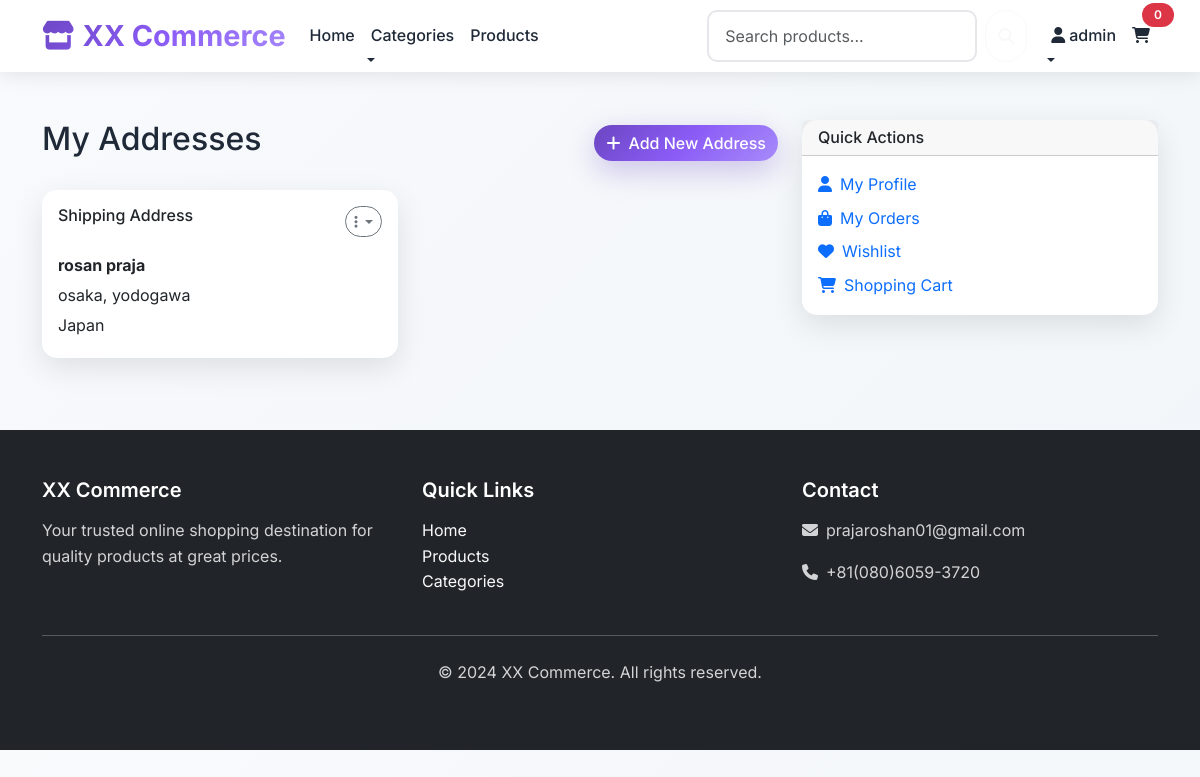
Screenshot of /accounts/addresses/ (signed in) with the database file from the repository.
### store/models.py (models this page shows, shortened)
class TimeStampedModel(models.Model):
    created_at = models.DateTimeField(auto_now_add=True)
    updated_at = models.DateTimeField(auto_now=True)
    class Meta:
        abstract = True

class Address(TimeStampedModel):
    ADDRESS_TYPES = [
        ('shipping', 'Shipping'),
        ('billing', 'Billing'),
    ]
    user = models.ForeignKey(User, on_delete=models.CASCADE, related_name='addresses')
    address_type = models.CharField(max_length=10, choices=ADDRESS_TYPES)
    first_name = models.CharField(max_length=50)
    last_name = models.CharField(max_length=50)
    company = models.CharField(max_length=100, blank=True)
    address_line_1 = models.CharField(max_length=200)
    address_line_2 = models.CharField(max_length=200, blank=True)
    city = models.CharField(max_length=100)
    state = models.CharField(max_length=100)
    postal_code = models.CharField(max_length=20)
    country = models.CharField(max_length=100, default='United States')
    phone = models.CharField(max_length=20, blank=True)
    is_default = models.BooleanField(default=False)
    class Meta:
        ordering = ['-is_default', '-created_at']
        indexes = [
            models.Index(fields=['user', 'address_type']),
            models.Index(fields=['user', 'is_default']),
        ]

### store/views.py (the view)
# urls.py: path('addresses/', views.address_list, name='address_list'),
@login_required
def address_list(request):
    addresses = Address.objects.filter(user=request.user)
    context = {
        'addresses': addresses,
    }
    return render(request, 'store/address_list.html', context)

### store/context_processors.py (called while the page is built, shortened)
def cart(request):
    cart = None
    cart_items = 0
    cart_total = 0
    if request.user.is_authenticated:
        try:
            cart = Cart.objects.filter(user=request.user, is_active=True).first()
            if cart:
                cart_items = cart.total_items
                cart_total = cart.total_price
        except Exception:
            pass
    return {
        'cart': cart,
        'cart_items': cart_items,
        'cart_total': cart_total,
    }

### store/models.py (called while the page is built)
    @property
    def total_items(self):
        return self.items.aggregate(total=models.Sum('quantity'))['total'] or 0

    @property
    def total_price(self):
        total = Decimal('0.00')
        for item in self.items.all():
            total += item.line_total
        return total

### templates/store/address_list.html (shortened to what this page needs)
{% extends 'base.html' %}
{% load static %}
{% block content %}
<div class="container my-5">
    <div class="row">
        <div class="col-md-8">
            <div class="d-flex justify-content-between align-items-center mb-4">
                <h2>My Addresses</h2>
                <a href="{% url 'address_create' %}" class="btn btn-primary">
                    <i class="fas fa-plus me-2"></i>Add New Address
                </a>
            </div>
            {% if addresses %}
                <div class="row">
                    {% for address in addresses %}
                    <div class="col-md-6 mb-4">
                        <div class="card h-100">
                            <div class="card-body">
                                <div class="d-flex justify-content-between align-items-start mb-3">
                                    <h6 class="card-title">
                                        {{ address.address_type|title }} Address
                                    </h6>
                                    <div class="dropdown">
                                        <button class="btn btn-sm btn-outline-secondary dropdown-toggle" type="button" data-bs-toggle="dropdown">
                                            <i class="fas fa-ellipsis-v"></i>
                                        </button>
                                    </div>
                                </div>
                                <div class="address-details">
                                    <p class="mb-1"><strong>{{ address.first_name }} {{ address.last_name }}</strong></p>
                                    <p class="mb-1">{{ address.city }}, {{ address.state }} {{ address.zip_code }}</p>
                                    <p class="mb-1">{{ address.country }}</p>
                                </div>
                            </div>
                        </div>
                    </div>
                    {% endfor %}
                </div>
            {% endif %}
        </div>
        <div class="col-md-4">
            <div class="card">
                <div class="card-header">
                    <h6 class="mb-0">Quick Actions</h6>
                </div>
                <div class="card-body">
                    <ul class="list-unstyled mb-0">
                        <li class="mb-2">
                            <a href="{% url 'profile' %}" class="text-decoration-none">
                                <i class="fas fa-user me-2"></i>My Profile
                            </a>
                        </li>
                        <li class="mb-2">
                            <a href="{% url 'store:order_list' %}" class="text-decoration-none">
                                <i class="fas fa-shopping-bag me-2"></i>My Orders
                            </a>
                        </li>
                        <li class="mb-2">
                            <a href="{% url 'store:wishlist' %}" class="text-decoration-none">
                                <i class="fas fa-heart me-2"></i>Wishlist
                            </a>
                        </li>
                        <li>
                            <a href="{% url 'store:cart' %}" class="text-decoration-none">
                                <i class="fas fa-shopping-cart me-2"></i>Shopping Cart
                            </a>
                        </li>
                    </ul>
                </div>
            </div>
        </div>
    </div>
</div>
{% endblock %}

### templates/base.html (shortened to what this page needs)
{% load static %}
<!DOCTYPE html>
<html lang="en">
<head>
    <link href="https://cdn.jsdelivr.net/npm/bootstrap@5.3.0/dist/css/bootstrap.min.css" rel="stylesheet">
    <link href="https://cdnjs.cloudflare.com/ajax/libs/font-awesome/6.4.0/css/all.min.css" rel="stylesheet">
    <link href="{% static 'css/style.css' %}" rel="stylesheet">
</head>
<body>
    <nav class="navbar navbar-expand-lg navbar-dark bg-dark sticky-top">
        <div class="container">
            <a class="navbar-brand fw-bold" href="{% url 'store:home' %}">
                <i class="fas fa-store me-2"></i>XX Commerce
            </a>
            <div class="collapse navbar-collapse" id="navbarNav">
                <ul class="navbar-nav me-auto">
                    <li class="nav-item">
                        <a class="nav-link" href="{% url 'store:home' %}">Home</a>
                    </li>
                    <li class="nav-item dropdown">
                        <a class="nav-link dropdown-toggle" href="#" role="button" data-bs-toggle="dropdown">
                            Categories
                        </a>
                    </li>
                    <li class="nav-item">
                        <a class="nav-link" href="{% url 'store:product_list' %}">Products</a>
                    </li>
                </ul>
                <form class="d-flex me-3" method="GET" action="{% url 'store:product_list' %}">
                    <input class="form-control me-2" type="search" name="search" placeholder="Search products..." value="{{ request.GET.search }}">
                    <button class="btn btn-outline-light" type="submit">
                        <i class="fas fa-search"></i>
                    </button>
                </form>
                <ul class="navbar-nav">
                    {% if user.is_authenticated %}
                        <li class="nav-item dropdown">
                            <a class="nav-link dropdown-toggle" href="#" role="button" data-bs-toggle="dropdown">
                                <i class="fas fa-user me-1"></i>{{ user.username }}
                            </a>
                        </li>
                    {% endif %}
                    <li class="nav-item">
                        <a class="nav-link position-relative" href="{% url 'store:cart' %}">
                            <i class="fas fa-shopping-cart"></i>
                            <span class="position-absolute top-0 start-100 translate-middle badge rounded-pill bg-danger">
                                {{ cart_items|default:0 }}
                            </span>
                        </a>
                    </li>
                </ul>
            </div>
        </div>
    </nav>
    <main>
        {% block content %}{% endblock %}
    </main>
    <footer class="bg-dark text-light py-5 mt-5">
        <div class="container">
            <div class="row">
                <div class="col-md-4">
                    <h5>XX Commerce</h5>
                    <p>Your trusted online shopping destination for quality products at great prices.</p>
                </div>
                <div class="col-md-4">
                    <h5>Quick Links</h5>
                    <ul class="list-unstyled">
                        <li><a href="{% url 'store:home' %}" class="text-light">Home</a></li>
                        <li><a href="{% url 'store:product_list' %}" class="text-light">Products</a></li>
                        <li><a href="{% url 'store:category_list' %}" class="text-light">Categories</a></li>
                    </ul>
                </div>
                <div class="col-md-4">
                    <h5>Contact</h5>
                    <p><i class="fas fa-envelope me-2"></i>prajaroshan01@gmail.com</p>
                    <p><i class="fas fa-phone me-2"></i>+81(080)6059-3720</p>
                </div>
            </div>
            <hr class="my-4">
            <div class="text-center">
                <p>&copy; 2024 XX Commerce. All rights reserved.</p>
            </div>
        </div>
    </footer>
</body>
</html>

### static/css/style.css (style rules this page uses)
:root { --primary-purple: #6B46C1; --dark-purple: #4C1D95; --light-purple: #A78BFA; --accent-purple: #8B5CF6; --gradient-primary: linear-gradient(135deg, #6B46C1 0%, #8B5CF6 50%, #A78BFA 100%); --gradient-dark: linear-gradient(135deg, #4C1D95 0%, #6B46C1 50%, #8B5CF6 100%); --gradient-rainbow: linear-gradient(45deg, #ff6b6b, #4ecdc4, #45b7d1, #96ceb4, #feca57, #ff9ff3, #54a0ff); --text-light: #F3F4F6; --text-dark: #1F2937; --shadow-purple: 0 10px 30px rgba(107, 70, 193, 0.3); --shadow-dark: 0 20px 40px rgba(0, 0, 0, 0.3); --shadow-glow: 0 0 30px rgba(107, 70, 193, 0.5); --glass-bg: rgba(255, 255, 255, 0.1); --glass-border: rgba(255, 255, 255, 0.2); }
* { box-sizing: border-box; }
body { font-family: 'Inter', 'Segoe UI', Tahoma, Geneva, Verdana, sans-serif; line-height: 1.6; color: var(--text-dark); background: linear-gradient(135deg, #F8FAFC 0%, #F1F5F9 100%); overflow-x: hidden; }
.navbar { background: rgba(255, 255, 255, 0.95) !important; -webkit-backdrop-filter: blur(10px); backdrop-filter: blur(10px); box-shadow: 0 2px 20px rgba(0, 0, 0, 0.1); transition: all 0.3s ease; }
.navbar-brand { font-weight: 800; font-size: 1.8rem; background: var(--gradient-primary); -webkit-background-clip: text; -webkit-text-fill-color: transparent; background-clip: text; }
.navbar-nav .nav-link { font-weight: 500; color: var(--text-dark) !important; transition: all 0.3s ease; position: relative; }
.navbar-nav .nav-link::after { content: ''; position: absolute; bottom: -5px; left: 0; width: 0; height: 2px; background: var(--gradient-primary); transition: width 0.3s ease; }
footer { background: var(--dark-purple); color: var(--text-light); padding: 3rem 0 1rem; }
footer h5 { color: white; font-weight: 600; margin-bottom: 1rem; }
footer p, footer a { color: rgba(255, 255, 255, 0.8); text-decoration: none; transition: color 0.3s ease; }
.btn { border-radius: 25px; font-weight: 500; transition: all 0.3s ease; }
.btn-primary { background: var(--gradient-primary); border: none; color: white; box-shadow: var(--shadow-purple); }
.card { border: none; border-radius: 15px; box-shadow: 0 10px 30px rgba(0, 0, 0, 0.1); transition: all 0.3s ease; }
.form-control { border-radius: 10px; border: 2px solid #E5E7EB; padding: 12px 16px; transition: all 0.3s ease; }
.badge { border-radius: 20px; font-weight: 600; padding: 6px 12px; }
html { scroll-behavior: smooth; }
.form-control { border: 2px solid #E5E7EB; border-radius: 10px; padding: 12px 16px; transition: all 0.3s ease; }

### rows the page displays
Address: address_type "Shipping", first_name "rosan", last_name "praja", city "osaka", state "yodogawa", country "Japan"

### other values shown
{{ user.username }} "admin"
{{ cart_items|default:0 }} "0"
